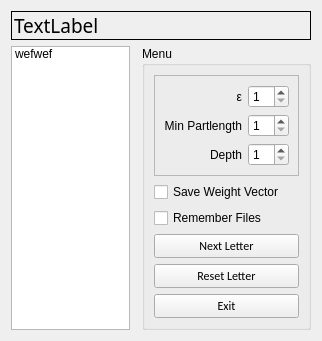
<?xml version="1.0" encoding="UTF-8"?>
<ui version="4.0">
 <class>Form</class>
 <widget class="QWidget" name="Form">
  <property name="geometry">
   <rect>
    <x>0</x>
    <y>0</y>
    <width>318</width>
    <height>314</height>
   </rect>
  </property>
  <property name="acceptDrops">
   <bool>true</bool>
  </property>
  <property name="windowTitle">
   <string>Wortsport</string>
  </property>
  <property name="autoFillBackground">
   <bool>false</bool>
  </property>
  <layout class="QGridLayout" name="gridLayout">
   <item row="1" column="0">
    <widget class="QListWidget" name="listWidget">
     <property name="tabKeyNavigation">
      <bool>false</bool>
     </property>
     <property name="alternatingRowColors">
      <bool>false</bool>
     </property>
     <property name="isWrapping" stdset="0">
      <bool>false</bool>
     </property>
     <property name="layoutMode">
      <enum>QListView::SinglePass</enum>
     </property>
     <property name="sortingEnabled">
      <bool>false</bool>
     </property>
     <item>
      <property name="text">
       <string>wefwef</string>
      </property>
     </item>
    </widget>
   </item>
   <item row="1" column="2">
    <widget class="QGroupBox" name="groupBox">
     <property name="title">
      <string>Menu</string>
     </property>
     <property name="flat">
      <bool>false</bool>
     </property>
     <property name="checkable">
      <bool>false</bool>
     </property>
     <layout class="QVBoxLayout" name="verticalLayout">
      <item>
       <spacer name="verticalSpacer">
        <property name="orientation">
         <enum>Qt::Vertical</enum>
        </property>
        <property name="sizeHint" stdset="0">
         <size>
          <width>20</width>
          <height>40</height>
         </size>
        </property>
       </spacer>
      </item>
      <item>
       <widget class="QFrame" name="frame">
        <property name="frameShape">
         <enum>QFrame::StyledPanel</enum>
        </property>
        <property name="frameShadow">
         <enum>QFrame::Raised</enum>
        </property>
        <layout class="QGridLayout" name="gridLayout_2">
         <item row="1" column="2">
          <widget class="QSpinBox" name="minPartLength">
           <property name="minimum">
            <number>1</number>
           </property>
          </widget>
         </item>
         <item row="2" column="0" colspan="2">
          <widget class="QLabel" name="label_2">
           <property name="text">
            <string>Depth</string>
           </property>
           <property name="alignment">
            <set>Qt::AlignRight|Qt::AlignTrailing|Qt::AlignVCenter</set>
           </property>
          </widget>
         </item>
         <item row="0" column="2">
          <widget class="QSpinBox" name="epsilon">
           <property name="minimum">
            <number>1</number>
           </property>
          </widget>
         </item>
         <item row="2" column="2">
          <widget class="QSpinBox" name="Depth">
           <property name="buttonSymbols">
            <enum>QAbstractSpinBox::UpDownArrows</enum>
           </property>
           <property name="suffix">
            <string/>
           </property>
           <property name="prefix">
            <string/>
           </property>
           <property name="minimum">
            <number>1</number>
           </property>
          </widget>
         </item>
         <item row="1" column="0" colspan="2">
          <widget class="QLabel" name="label">
           <property name="text">
            <string>Min Partlength</string>
           </property>
           <property name="alignment">
            <set>Qt::AlignRight|Qt::AlignTrailing|Qt::AlignVCenter</set>
           </property>
          </widget>
         </item>
         <item row="0" column="0" colspan="2">
          <widget class="QLabel" name="label_3">
           <property name="text">
            <string>ε</string>
           </property>
           <property name="alignment">
            <set>Qt::AlignRight|Qt::AlignTrailing|Qt::AlignVCenter</set>
           </property>
          </widget>
         </item>
        </layout>
       </widget>
      </item>
      <item>
       <widget class="QCheckBox" name="saveWeightVector">
        <property name="text">
         <string>Save Weight Vector</string>
        </property>
       </widget>
      </item>
      <item>
       <widget class="QCheckBox" name="fileReminder">
        <property name="text">
         <string>Remember Files</string>
        </property>
        <property name="checked">
         <bool>false</bool>
        </property>
       </widget>
      </item>
      <item>
       <widget class="QPushButton" name="NextLetter">
        <property name="font">
         <font>
          <family>Calibri</family>
          <pointsize>9</pointsize>
         </font>
        </property>
        <property name="text">
         <string>Next Letter</string>
        </property>
       </widget>
      </item>
      <item>
       <widget class="QPushButton" name="ResetLetter">
        <property name="font">
         <font>
          <family>Calibri</family>
          <pointsize>9</pointsize>
         </font>
        </property>
        <property name="text">
         <string>Reset Letter</string>
        </property>
       </widget>
      </item>
      <item>
       <widget class="QPushButton" name="OK">
        <property name="font">
         <font>
          <family>Calibri</family>
          <pointsize>9</pointsize>
         </font>
        </property>
        <property name="text">
         <string>Exit</string>
        </property>
       </widget>
      </item>
     </layout>
    </widget>
   </item>
   <item row="0" column="0" colspan="3">
    <widget class="QLabel" name="GeneratedWord">
     <property name="minimumSize">
      <size>
       <width>300</width>
       <height>0</height>
      </size>
     </property>
     <property name="font">
      <font>
       <family>Estrangelo Edessa</family>
       <pointsize>14</pointsize>
      </font>
     </property>
     <property name="autoFillBackground">
      <bool>false</bool>
     </property>
     <property name="styleSheet">
      <string notr="true"/>
     </property>
     <property name="frameShape">
      <enum>QFrame::Box</enum>
     </property>
     <property name="frameShadow">
      <enum>QFrame::Plain</enum>
     </property>
     <property name="lineWidth">
      <number>1</number>
     </property>
     <property name="midLineWidth">
      <number>0</number>
     </property>
     <property name="text">
      <string>TextLabel</string>
     </property>
     <property name="scaledContents">
      <bool>false</bool>
     </property>
     <property name="alignment">
      <set>Qt::AlignLeading|Qt::AlignLeft|Qt::AlignVCenter</set>
     </property>
     <property name="wordWrap">
      <bool>true</bool>
     </property>
     <property name="margin">
      <number>2</number>
     </property>
     <property name="indent">
      <number>2</number>
     </property>
     <property name="textInteractionFlags">
      <set>Qt::NoTextInteraction</set>
     </property>
    </widget>
   </item>
  </layout>
 </widget>
 <resources/>
 <connections/>
</ui>
